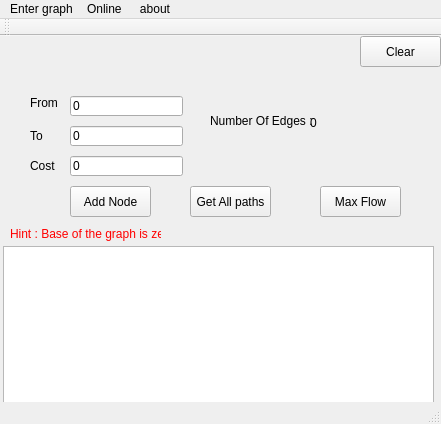
<?xml version="1.0" encoding="UTF-8"?>
<ui version="4.0">
 <class>MainWindow</class>
 <widget class="QMainWindow" name="MainWindow">
  <property name="enabled">
   <bool>true</bool>
  </property>
  <property name="geometry">
   <rect>
    <x>0</x>
    <y>0</y>
    <width>441</width>
    <height>424</height>
   </rect>
  </property>
  <property name="maximumSize">
   <size>
    <width>16777215</width>
    <height>16777215</height>
   </size>
  </property>
  <property name="windowTitle">
   <string>MaxFlow</string>
  </property>
  <widget class="QWidget" name="centralWidget">
   <widget class="QLabel" name="label">
    <property name="geometry">
     <rect>
      <x>210</x>
      <y>70</y>
      <width>111</width>
      <height>31</height>
     </rect>
    </property>
    <property name="text">
     <string>&lt;html&gt;&lt;head/&gt;&lt;body&gt;&lt;p&gt;Number Of Edges :&lt;/p&gt;&lt;/body&gt;&lt;/html&gt;</string>
    </property>
   </widget>
   <widget class="QLabel" name="Number_Nodes">
    <property name="geometry">
     <rect>
      <x>310</x>
      <y>80</y>
      <width>110</width>
      <height>13</height>
     </rect>
    </property>
    <property name="mouseTracking">
     <bool>true</bool>
    </property>
    <property name="text">
     <string>0</string>
    </property>
   </widget>
   <widget class="QLabel" name="label_2">
    <property name="geometry">
     <rect>
      <x>30</x>
      <y>60</y>
      <width>47</width>
      <height>13</height>
     </rect>
    </property>
    <property name="text">
     <string>&lt;html&gt;&lt;head/&gt;&lt;body&gt;&lt;p&gt;From&lt;/p&gt;&lt;/body&gt;&lt;/html&gt;</string>
    </property>
   </widget>
   <widget class="QLabel" name="label_3">
    <property name="geometry">
     <rect>
      <x>30</x>
      <y>90</y>
      <width>21</width>
      <height>20</height>
     </rect>
    </property>
    <property name="text">
     <string>To</string>
    </property>
   </widget>
   <widget class="QLabel" name="label_4">
    <property name="geometry">
     <rect>
      <x>30</x>
      <y>120</y>
      <width>31</width>
      <height>20</height>
     </rect>
    </property>
    <property name="text">
     <string>Cost</string>
    </property>
   </widget>
   <widget class="QLineEdit" name="linet_from">
    <property name="geometry">
     <rect>
      <x>70</x>
      <y>60</y>
      <width>113</width>
      <height>20</height>
     </rect>
    </property>
    <property name="inputMask">
     <string/>
    </property>
    <property name="text">
     <string>0</string>
    </property>
   </widget>
   <widget class="QLineEdit" name="linet_T">
    <property name="geometry">
     <rect>
      <x>70</x>
      <y>90</y>
      <width>113</width>
      <height>20</height>
     </rect>
    </property>
    <property name="text">
     <string>0</string>
    </property>
   </widget>
   <widget class="QLineEdit" name="lineT_cost">
    <property name="geometry">
     <rect>
      <x>70</x>
      <y>120</y>
      <width>113</width>
      <height>20</height>
     </rect>
    </property>
    <property name="text">
     <string>0</string>
    </property>
   </widget>
   <widget class="QPushButton" name="AddNode">
    <property name="geometry">
     <rect>
      <x>70</x>
      <y>150</y>
      <width>81</width>
      <height>31</height>
     </rect>
    </property>
    <property name="text">
     <string>Add Node</string>
    </property>
   </widget>
   <widget class="QPushButton" name="Max_flow">
    <property name="geometry">
     <rect>
      <x>320</x>
      <y>150</y>
      <width>81</width>
      <height>31</height>
     </rect>
    </property>
    <property name="text">
     <string>Max Flow</string>
    </property>
   </widget>
   <widget class="QPushButton" name="Get_paths">
    <property name="geometry">
     <rect>
      <x>190</x>
      <y>150</y>
      <width>81</width>
      <height>31</height>
     </rect>
    </property>
    <property name="text">
     <string>Get All paths</string>
    </property>
   </widget>
   <widget class="QPlainTextEdit" name="Answer">
    <property name="geometry">
     <rect>
      <x>3</x>
      <y>210</y>
      <width>431</width>
      <height>161</height>
     </rect>
    </property>
   </widget>
   <widget class="QPushButton" name="pushButton">
    <property name="geometry">
     <rect>
      <x>360</x>
      <y>0</y>
      <width>81</width>
      <height>31</height>
     </rect>
    </property>
    <property name="text">
     <string>Clear</string>
    </property>
   </widget>
   <widget class="QLabel" name="label_5">
    <property name="geometry">
     <rect>
      <x>10</x>
      <y>190</y>
      <width>151</width>
      <height>16</height>
     </rect>
    </property>
    <property name="text">
     <string>&lt;html&gt;&lt;head/&gt;&lt;body&gt;&lt;p&gt;&lt;span style=&quot; color:#ff0000;&quot;&gt;Hint : Base of the graph is zero &lt;/span&gt;&lt;/p&gt;&lt;/body&gt;&lt;/html&gt;</string>
    </property>
   </widget>
  </widget>
  <widget class="QMenuBar" name="menuBar">
   <property name="geometry">
    <rect>
     <x>0</x>
     <y>0</y>
     <width>441</width>
     <height>21</height>
    </rect>
   </property>
   <widget class="QMenu" name="menuSettings">
    <property name="title">
     <string>Enter graph</string>
    </property>
    <addaction name="actionAdd_Number_of_Nodes"/>
   </widget>
   <widget class="QMenu" name="menuOnline_Graph">
    <property name="title">
     <string>Online </string>
    </property>
    <addaction name="actionOnline_Graph"/>
   </widget>
   <widget class="QMenu" name="menuAbout">
    <property name="title">
     <string>about</string>
    </property>
    <addaction name="actionAbout_Developer_2"/>
    <addaction name="actionAbout_Program"/>
   </widget>
   <addaction name="menuSettings"/>
   <addaction name="menuOnline_Graph"/>
   <addaction name="menuAbout"/>
  </widget>
  <widget class="QToolBar" name="mainToolBar">
   <attribute name="toolBarArea">
    <enum>TopToolBarArea</enum>
   </attribute>
   <attribute name="toolBarBreak">
    <bool>false</bool>
   </attribute>
  </widget>
  <widget class="QStatusBar" name="statusBar"/>
  <action name="actionAdd_Number_of_Nodes">
   <property name="text">
    <string>Add Number of Nodes</string>
   </property>
  </action>
  <action name="actionOnline_Graph">
   <property name="text">
    <string>Online Graph</string>
   </property>
  </action>
  <action name="actionAbout_Developer">
   <property name="text">
    <string>about Developer</string>
   </property>
  </action>
  <action name="actionAbout_Developer_2">
   <property name="text">
    <string>about Developer</string>
   </property>
  </action>
  <action name="actionAbout_Program">
   <property name="text">
    <string>about Program</string>
   </property>
  </action>
 </widget>
 <layoutdefault spacing="6" margin="11"/>
 <resources/>
 <connections/>
</ui>
